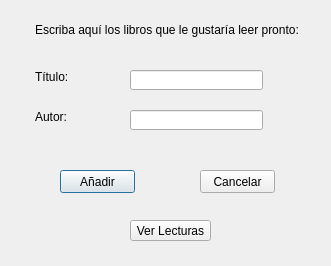
<?xml version="1.0" encoding="UTF-8"?>
<ui version="4.0">
 <class>Proximas_Lecturas</class>
 <widget class="QDialog" name="Proximas_Lecturas">
  <property name="geometry">
   <rect>
    <x>0</x>
    <y>0</y>
    <width>331</width>
    <height>266</height>
   </rect>
  </property>
  <property name="windowTitle">
   <string>PRÓXIMAS LECTURAS</string>
  </property>
  <widget class="QLabel" name="label">
   <property name="geometry">
    <rect>
     <x>35</x>
     <y>20</y>
     <width>281</width>
     <height>20</height>
    </rect>
   </property>
   <property name="text">
    <string>Escriba aquí los libros que le gustaría leer pronto:</string>
   </property>
  </widget>
  <widget class="QLineEdit" name="linel_titulo">
   <property name="geometry">
    <rect>
     <x>130</x>
     <y>70</y>
     <width>133</width>
     <height>20</height>
    </rect>
   </property>
  </widget>
  <widget class="QLineEdit" name="linel_autor">
   <property name="geometry">
    <rect>
     <x>130</x>
     <y>110</y>
     <width>133</width>
     <height>20</height>
    </rect>
   </property>
  </widget>
  <widget class="QLabel" name="label_2">
   <property name="geometry">
    <rect>
     <x>35</x>
     <y>110</y>
     <width>46</width>
     <height>13</height>
    </rect>
   </property>
   <property name="text">
    <string>Autor:</string>
   </property>
  </widget>
  <widget class="QLabel" name="label_3">
   <property name="geometry">
    <rect>
     <x>35</x>
     <y>70</y>
     <width>46</width>
     <height>13</height>
    </rect>
   </property>
   <property name="text">
    <string>Título:</string>
   </property>
  </widget>
  <widget class="QPushButton" name="lecturas_aniadir">
   <property name="geometry">
    <rect>
     <x>60</x>
     <y>170</y>
     <width>75</width>
     <height>23</height>
    </rect>
   </property>
   <property name="text">
    <string>Añadir</string>
   </property>
  </widget>
  <widget class="QPushButton" name="pushButton_2">
   <property name="geometry">
    <rect>
     <x>200</x>
     <y>170</y>
     <width>75</width>
     <height>23</height>
    </rect>
   </property>
   <property name="text">
    <string>Cancelar</string>
   </property>
  </widget>
  <widget class="QLabel" name="label_lecturas_mensaje">
   <property name="geometry">
    <rect>
     <x>40</x>
     <y>140</y>
     <width>241</width>
     <height>20</height>
    </rect>
   </property>
   <property name="text">
    <string/>
   </property>
   <property name="alignment">
    <set>Qt::AlignCenter</set>
   </property>
  </widget>
  <widget class="QPushButton" name="lectura_ver">
   <property name="geometry">
    <rect>
     <x>130</x>
     <y>220</y>
     <width>81</width>
     <height>21</height>
    </rect>
   </property>
   <property name="text">
    <string>Ver Lecturas</string>
   </property>
  </widget>
 </widget>
 <tabstops>
  <tabstop>linel_titulo</tabstop>
  <tabstop>linel_autor</tabstop>
  <tabstop>lecturas_aniadir</tabstop>
  <tabstop>pushButton_2</tabstop>
 </tabstops>
 <resources/>
 <connections>
  <connection>
   <sender>pushButton_2</sender>
   <signal>clicked()</signal>
   <receiver>Proximas_Lecturas</receiver>
   <slot>close()</slot>
   <hints>
    <hint type="sourcelabel">
     <x>242</x>
     <y>216</y>
    </hint>
    <hint type="destinationlabel">
     <x>306</x>
     <y>211</y>
    </hint>
   </hints>
  </connection>
 </connections>
</ui>
